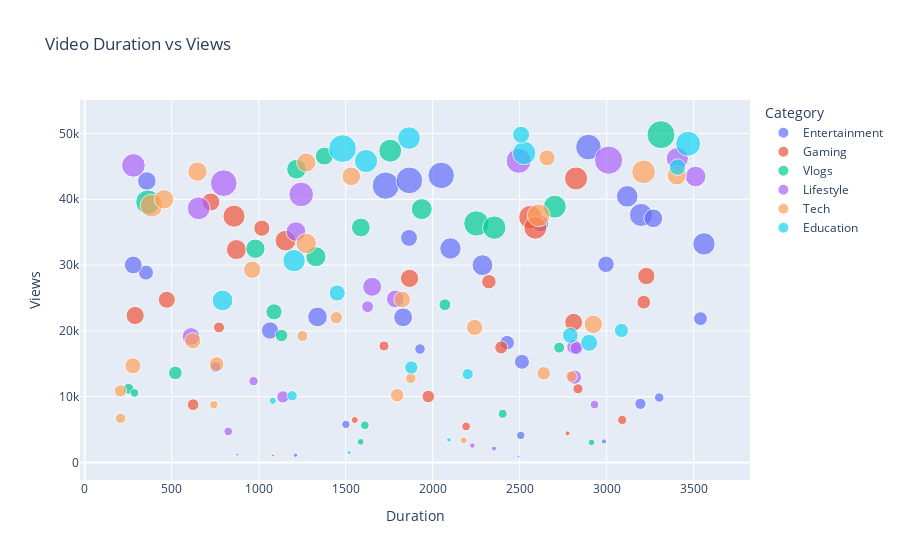

Notebook source saved alongside this figure:
### Code cell
#3. Scatter Plot: Duration vs Views

fig = px.scatter(df, x='Duration', y='Views', 
                 hover_data=['Title', 'Category', 'Upload_Date'],
                 title='Video Duration vs Views',
                 size='Likes', color='Category')
fig.show()

### Figure 1 — Plotly figure (JSON) as saved in the notebook; plotly's stock layout.template omitted (floating-point values rounded to 4 significant figures)
{"data": [{"customdata": [["Daughter cut deal address.", "Entertainment", "2025-03-21T20:00:21"], ["Exist particular senior.", "Entertainment", "2025-02-05T16:01:23"], ["Huge production current office.", "Entertainment", "2025-02-17T07:34:11"], ["At finish chance.", "Entertainment", "2025-03-22T21:31:31"], ["Push recent loss.", "Entertainment", "2025-02-25T06:32:18"], ["Others give.", "Entertainment", "2025-04-15T02:49:58"], ["Reflect glass seek.", "Entertainment", "2025-04-07T22:59:20"], ["Piece party responsibility dog strong.", "Entertainment", "2025-04-21T19:22:04"], ["Wife successful as.", "Entertainment", "2025-03-17T09:32:56"], ["Money window.", "Entertainment", "2025-03-09T01:30:11"], ["Role they go.", "Entertainment", "2025-04-25T22:13:19"], ["Image among that film sometimes.", "Entertainment", "2025-03-04T14:56:20"], ["Late sign effect moment center.", "Entertainment", "2025-03-07T15:11:04"], ["Military second.", "Entertainment", "2025-03-21T03:05:41"], ["Rather lot.", "Entertainment", "2025-03-26T23:38:18"], ["Half poor.", "Entertainment", "2025-03-01T19:36:45"], ["Right mention deal.", "Entertainment", "2025-04-10T15:19:44"], ["Account situation team.", "Entertainment", "2025-03-16T20:09:11"], ["Dark fill.", "Entertainment", "2025-03-05T19:01:00"], ["Really campaign choose number.", "Entertainment", "2025-03-03T23:21:18"], ["There officer dream agreement catch.", "Entertainment", "2025-04-01T08:11:17"], ["Rate such know.", "Entertainment", "2025-04-03T18:11:29"], ["Situation fire sure can report.", "Entertainment", "2025-04-01T04:38:11"], ["Even pull.", "Entertainment", "2025-03-21T20:06:12"], ["Over investment mind.", "Entertainment", "2025-04-22T19:12:17"], ["Event growth citizen power because.", "Entertainment", "2025-04-18T23:26:53"], ["Last way hair radio.", "Entertainment", "2025-03-07T13:35:45"], ["Current stuff.", "Entertainment", "2025-02-23T17:24:36"], ["Above arm career option.", "Entertainment", "2025-02-20T09:59:40"], ["Suggest wall consumer.", "Entertainment", "2025-03-07T01:01:14"], ["Speak always.", "Entertainment", "2025-03-28T01:15:55"], ["Memory stock assume speech body.", "Entertainment", "2025-03-08T10:02:37"]], "hovertemplate": "Category=%{customdata[1]}<br>Duration=%{x}<br>Views=%{y}<br>Likes=%{marker.size}<br>Title=%{customdata[0]}<br>Upload_Date=%{customdata[2]}<extra></extra>", "legendgroup": "Entertainment", "marker": {"color": "#636efa", "size": [1521, 694, 1675, 1531, 3890, 1913, 1255, 2949, 4112, 2786, 1597, 3965, 2141, 1768, 394, 3642, 1251, 38, 1950, 104, 634, 2581, 2535, 1182, 150, 2426, 1976, 380, 504, 626, 1072, 24], "sizemode": "area", "sizeref": 11.06, "symbol": "circle"}, "mode": "markers", "name": "Entertainment", "orientation": "v", "showlegend": true, "type": "scatter", "x": [2996, 3194, 1065, 2619, 2049, 357, 352, 3197, 1730, 3559, 1864, 1866, 1338, 279, 2506, 2895, 2513, 2493, 3268, 1212, 752, 3118, 2102, 2428, 2984, 2286, 1830, 1501, 3302, 1927, 3539, 1290], "xaxis": "x", "y": [30122, 8910, 20055, 36319, 43635, 42779, 28857, 37624, 42075, 33220, 34129, 42871, 22122, 30017, 4112, 47933, 15298, 898, 37112, 1098, 14505, 40439, 32522, 18201, 3194, 29985, 22061, 5781, 9872, 17236, 21863, 675], "yaxis": "y"}, {"customdata": [["Pattern fall garden leg.", "Gaming", "2025-02-18T08:16:55"], ["Same month same data.", "Gaming", "2025-03-31T05:31:09"], ["Here board national unit.", "Gaming", "2025-01-31T04:37:41"], ["Prepare receive between.", "Gaming", "2025-02-18T20:33:27"], ["Strong force.", "Gaming", "2025-02-08T05:23:41"], ["Huge night difficult.", "Gaming", "2025-04-10T18:03:09"], ["Must way interesting institution.", "Gaming", "2025-01-27T16:44:46"], ["Pull thousand.", "Gaming", "2025-04-06T10:56:28"], ["Gun language even.", "Gaming", "2025-02-23T03:26:33"], ["Instead bar fine.", "Gaming", "2025-03-08T11:42:22"], ["Real build two.", "Gaming", "2025-02-19T00:39:20"], ["Deal college imagine somebody vote.", "Gaming", "2025-03-06T13:20:51"], ["Take artist interest.", "Gaming", "2025-02-10T12:20:06"], ["Appear sign true prepare.", "Gaming", "2025-01-29T17:20:03"], ["Sit particular real.", "Gaming", "2025-04-23T09:53:12"], ["Sound south question.", "Gaming", "2025-04-06T18:45:48"], ["Me serious.", "Gaming", "2025-04-04T13:45:00"], ["Maybe charge head leave.", "Gaming", "2025-02-05T23:54:59"], ["Behavior well.", "Gaming", "2025-04-11T08:21:41"], ["Quite partner into.", "Gaming", "2025-03-12T11:34:23"], ["Strategy specific against.", "Gaming", "2025-03-30T21:52:23"], ["Score my study meeting message.", "Gaming", "2025-02-04T12:53:53"], ["Hospital which participant.", "Gaming", "2025-02-12T21:03:25"], ["Industry kitchen board.", "Gaming", "2025-04-20T22:29:02"], ["Country music.", "Gaming", "2025-02-10T17:52:06"], ["Fine everybody growth build ever.", "Gaming", "2025-04-05T13:49:54"]], "hovertemplate": "Category=%{customdata[1]}<br>Duration=%{x}<br>Views=%{y}<br>Likes=%{marker.size}<br>Title=%{customdata[0]}<br>Upload_Date=%{customdata[2]}<extra></extra>", "legendgroup": "Gaming", "marker": {"color": "#EF553B", "size": [1840, 2944, 2717, 562, 884, 271, 1046, 1672, 1860, 2393, 1802, 49, 139, 2230, 1609, 1451, 763, 419, 580, 3084, 478, 1163, 951, 663, 1772, 2932], "sizemode": "area", "sizeref": 11.06, "symbol": "circle"}, "mode": "markers", "name": "Gaming", "orientation": "v", "showlegend": true, "type": "scatter", "x": [290, 2824, 858, 1720, 1975, 1552, 3213, 3228, 1867, 1154, 725, 1082, 2775, 872, 472, 1018, 623, 2192, 2835, 2562, 3089, 2323, 2394, 772, 2810, 2590], "xaxis": "x", "y": [22336, 43172, 37433, 17711, 10018, 6458, 24366, 28340, 27979, 33707, 39594, 1063, 4423, 32357, 24729, 35603, 8782, 5477, 11195, 37284, 6466, 27470, 17480, 20519, 21315, 35677], "yaxis": "y"}, {"customdata": [["Offer same.", "Vlogs", "2025-02-12T04:51:13"], ["Create first service.", "Vlogs", "2025-02-14T09:04:08"], ["Success hope available.", "Vlogs", "2025-02-26T03:34:46"], ["Travel tell measure.", "Vlogs", "2025-02-09T21:41:13"], ["Store win chair break.", "Vlogs", "2025-03-11T10:05:54"], ["Really east movement according bit.", "Vlogs", "2025-02-28T09:29:08"], ["Through really player research.", "Vlogs", "2025-02-10T11:27:03"], ["Woman agent reality budget throughout.", "Vlogs", "2025-02-23T23:20:27"], ["Amount director care occur.", "Vlogs", "2025-01-26T17:02:30"], ["Agency partner quite staff.", "Vlogs", "2025-01-29T23:02:39"], ["Like product kitchen.", "Vlogs", "2025-01-30T16:47:06"], ["Good likely nearly type any.", "Vlogs", "2025-03-13T19:08:26"], ["Agreement would they table.", "Vlogs", "2025-02-11T05:29:35"], ["Class feel ground.", "Vlogs", "2025-02-14T00:02:07"], ["Address three product even early.", "Vlogs", "2025-03-05T21:29:59"], ["Hundred in blood.", "Vlogs", "2025-03-17T06:19:52"], ["Still reveal drug.", "Vlogs", "2025-02-21T21:01:52"], ["Color draw hospital quite increase.", "Vlogs", "2025-01-27T21:59:55"], ["Stop national.", "Vlogs", "2025-04-14T21:58:04"], ["At scene dark hour.", "Vlogs", "2025-02-21T13:46:41"], ["Require clear employee that.", "Vlogs", "2025-02-11T12:23:26"], ["Arm important college its.", "Vlogs", "2025-03-08T02:02:40"], ["Career much pull.", "Vlogs", "2025-04-14T15:53:19"]], "hovertemplate": "Category=%{customdata[1]}<br>Duration=%{x}<br>Views=%{y}<br>Likes=%{marker.size}<br>Title=%{customdata[0]}<br>Upload_Date=%{customdata[2]}<extra></extra>", "legendgroup": "Vlogs", "marker": {"color": "#00cc96", "size": [770, 260, 2447, 2902, 420, 1786, 669, 246, 1447, 1972, 2238, 3551, 1032, 2906, 3031, 646, 413, 2080, 454, 4346, 889, 2147, 3281], "sizemode": "area", "sizeref": 11.06, "symbol": "circle"}, "mode": "markers", "name": "Vlogs", "orientation": "v", "showlegend": true, "type": "scatter", "x": [2070, 1586, 1937, 2702, 1610, 1377, 2727, 2913, 1088, 1587, 1329, 2251, 521, 1756, 2354, 252, 286, 981, 2402, 3312, 1131, 1217, 363], "xaxis": "x", "y": [23973, 3128, 38511, 38879, 5652, 46561, 17452, 3038, 22892, 35718, 31267, 36327, 13609, 47383, 35694, 11196, 10565, 32489, 7390, 49822, 19291, 44577, 39569], "yaxis": "y"}, {"customdata": [["Against agency around.", "Lifestyle", "2025-02-16T01:19:07"], ["Forget product no.", "Lifestyle", "2025-03-26T16:45:00"], ["Tough choose occur field support.", "Lifestyle", "2025-02-23T04:25:49"], ["Officer young next today.", "Lifestyle", "2025-02-02T22:57:51"], ["Entire future case away.", "Lifestyle", "2025-01-30T00:43:46"], ["Red same set pressure.", "Lifestyle", "2025-03-29T10:11:02"], ["Great movement state.", "Lifestyle", "2025-03-24T13:55:08"], ["Despite another.", "Lifestyle", "2025-02-20T22:03:52"], ["Bank six mouth day.", "Lifestyle", "2025-02-23T04:00:00"], ["Training last police eye.", "Lifestyle", "2025-02-06T18:07:14"], ["Her determine culture.", "Lifestyle", "2025-03-10T10:48:42"], ["Camera particularly right seek floor.", "Lifestyle", "2025-02-23T19:07:29"], ["Pattern over score way pass.", "Lifestyle", "2025-04-14T09:53:04"], ["Edge interesting.", "Lifestyle", "2025-04-03T14:58:44"], ["Agency key them Mrs center.", "Lifestyle", "2025-04-03T07:17:47"], ["Human draw fine recognize under.", "Lifestyle", "2025-03-01T10:40:14"], ["Current when machine difficult.", "Lifestyle", "2025-03-31T04:30:14"], ["Fall too ok nation western.", "Lifestyle", "2025-04-10T15:41:44"], ["Capital present.", "Lifestyle", "2025-02-27T16:28:57"], ["Appear season clearly decide.", "Lifestyle", "2025-02-27T08:05:28"], ["Entire remember guess argue cold.", "Lifestyle", "2025-04-21T07:52:54"], ["International measure.", "Lifestyle", "2025-02-14T06:35:10"], ["Case pattern you bill.", "Lifestyle", "2025-03-23T08:27:13"]], "hovertemplate": "Category=%{customdata[1]}<br>Duration=%{x}<br>Views=%{y}<br>Likes=%{marker.size}<br>Title=%{customdata[0]}<br>Upload_Date=%{customdata[2]}<extra></extra>", "legendgroup": "Lifestyle", "marker": {"color": "#ab63fa", "size": [2369, 3081, 2699, 4423, 1137, 1994, 3949, 411, 1230, 3449, 478, 907, 3366, 415, 53, 147, 166, 774, 2906, 1720, 841, 2149, 1735], "sizemode": "area", "sizeref": 11.06, "symbol": "circle"}, "mode": "markers", "name": "Lifestyle", "orientation": "v", "showlegend": true, "type": "scatter", "x": [3511, 280, 3406, 3011, 2814, 1652, 799, 825, 2813, 2494, 970, 2826, 1244, 2930, 877, 2353, 2228, 1626, 655, 611, 1139, 1214, 1785], "xaxis": "x", "y": [43460, 45153, 46201, 45948, 12969, 26698, 42459, 4714, 17584, 45845, 12357, 17372, 40739, 8795, 1188, 2107, 2565, 23672, 38633, 19152, 9964, 35097, 24850], "yaxis": "y"}, {"customdata": [["People gun.", "Tech", "2025-03-08T13:32:12"], ["Church seek speak.", "Tech", "2025-03-29T13:30:09"], ["Experience word.", "Tech", "2025-04-08T14:16:03"], ["Seem day tough natural.", "Tech", "2025-04-07T11:51:58"], ["Single right cover ball task.", "Tech", "2025-04-18T14:46:22"], ["Military day necessary try assume.", "Tech", "2025-03-05T06:14:47"], ["White single economy.", "Tech", "2025-02-28T01:03:39"], ["Road spring improve interesting.", "Tech", "2025-04-17T21:28:01"], ["Word billion area area.", "Tech", "2025-02-01T04:50:38"], ["Citizen treat among similar.", "Tech", "2025-04-16T08:33:41"], ["Ever treat research various.", "Tech", "2025-02-12T10:57:52"], ["Look experience.", "Tech", "2025-02-23T08:28:09"], ["Bed must former yes.", "Tech", "2025-04-08T17:31:58"], ["Member bring plant.", "Tech", "2025-03-31T13:22:05"], ["Any represent.", "Tech", "2025-02-12T22:20:02"], ["Final him loss financial.", "Tech", "2025-04-07T12:53:27"], ["Spring dog.", "Tech", "2025-04-08T15:28:18"], ["Guy early perform.", "Tech", "2025-02-02T22:16:15"], ["Low dog.", "Tech", "2025-04-20T19:39:17"], ["Edge pressure usually.", "Tech", "2025-02-09T02:59:47"], ["Century learn.", "Tech", "2025-02-23T17:42:50"], ["House myself part.", "Tech", "2025-02-07T21:04:02"], ["End west one analysis.", "Tech", "2025-04-02T09:18:13"], ["Without question dinner ball father.", "Tech", "2025-04-15T01:23:25"], ["Industry entire material.", "Tech", "2025-02-07T22:16:56"], ["Weight trial treat majority.", "Tech", "2025-02-09T21:20:18"], ["Organization his local visit.", "Tech", "2025-03-04T17:55:09"]], "hovertemplate": "Category=%{customdata[1]}<br>Duration=%{x}<br>Views=%{y}<br>Likes=%{marker.size}<br>Title=%{customdata[0]}<br>Upload_Date=%{customdata[2]}<extra></extra>", "legendgroup": "Tech", "marker": {"color": "#FFA15A", "size": [2870, 605, 668, 847, 1021, 1918, 2072, 1460, 273, 2094, 1543, 2343, 1445, 1669, 838, 1883, 1436, 369, 1470, 715, 999, 2865, 3131, 2046, 607, 1207, 2045], "sizemode": "area", "sizeref": 11.06, "symbol": "circle"}, "mode": "markers", "name": "Tech", "orientation": "v", "showlegend": true, "type": "scatter", "x": [384, 206, 1251, 1446, 2638, 1532, 648, 621, 2178, 456, 1825, 1273, 2657, 963, 205, 2923, 277, 742, 2241, 2798, 1796, 2609, 3212, 1273, 1874, 758, 3403], "xaxis": "x", "y": [39044, 6705, 19221, 21998, 13550, 43491, 44208, 18496, 3370, 39991, 24779, 33282, 46296, 29295, 10869, 20992, 14686, 8780, 20527, 13061, 10215, 37564, 44167, 45585, 12787, 14954, 43632], "yaxis": "y"}, {"customdata": [["Arm step other.", "Education", "2025-03-30T18:58:19"], ["Loss want like project.", "Education", "2025-03-03T16:13:57"], ["Must management.", "Education", "2025-03-21T18:29:14"], ["Position science.", "Education", "2025-04-04T13:23:15"], ["Court building.", "Education", "2025-03-24T17:41:19"], ["Lawyer traditional husband take as.", "Education", "2025-03-24T05:29:07"], ["Cup different around worker major.", "Education", "2025-03-21T19:41:37"], ["Pm likely prepare.", "Education", "2025-03-18T22:09:01"], ["Record successful will.", "Education", "2025-03-06T01:34:45"], ["View threat suddenly bed foreign.", "Education", "2025-04-23T15:58:59"], ["Thing front race fight politics.", "Education", "2025-01-27T22:31:28"], ["Tree hard high high.", "Education", "2025-03-27T02:46:09"], ["Smile dark almost clear might.", "Education", "2025-02-28T22:19:48"], ["Mind court course bag may.", "Education", "2025-04-09T20:53:23"], ["Build always discussion.", "Education", "2025-02-16T18:57:41"], ["Method common door certain.", "Education", "2025-03-07T04:58:44"], ["Later culture write.", "Education", "2025-03-25T11:51:51"], ["Trouble production.", "Education", "2025-02-01T19:14:29"], ["Several my culture build.", "Education", "2025-04-13T12:09:44"]], "hovertemplate": "Category=%{customdata[1]}<br>Duration=%{x}<br>Views=%{y}<br>Likes=%{marker.size}<br>Title=%{customdata[0]}<br>Upload_Date=%{customdata[2]}<extra></extra>", "legendgroup": "Education", "marker": {"color": "#19d3f3", "size": [2967, 127, 1380, 4261, 3014, 2788, 2405, 1448, 704, 304, 93, 586, 3454, 1115, 983, 1596, 2829, 1611, 1515], "sizemode": "area", "sizeref": 11.06, "symbol": "circle"}, "mode": "markers", "name": "Education", "orientation": "v", "showlegend": true, "type": "scatter", "x": [1617, 2093, 2791, 1482, 2526, 1203, 792, 1451, 2201, 1081, 1520, 1192, 3468, 3085, 1877, 2899, 1864, 2508, 3407], "xaxis": "x", "y": [45811, 3428, 19320, 47709, 47040, 30675, 24621, 25751, 13423, 9366, 1507, 10134, 48441, 20062, 14434, 18177, 49307, 49814, 44895], "yaxis": "y"}], "layout": {"legend": {"itemsizing": "constant", "title": {"text": "Category"}, "tracegroupgap": 0}, "title": {"text": "Video Duration vs Views"}, "xaxis": {"anchor": "y", "domain": [0, 1], "title": {"text": "Duration"}}, "yaxis": {"anchor": "x", "domain": [0, 1], "title": {"text": "Views"}}}}
